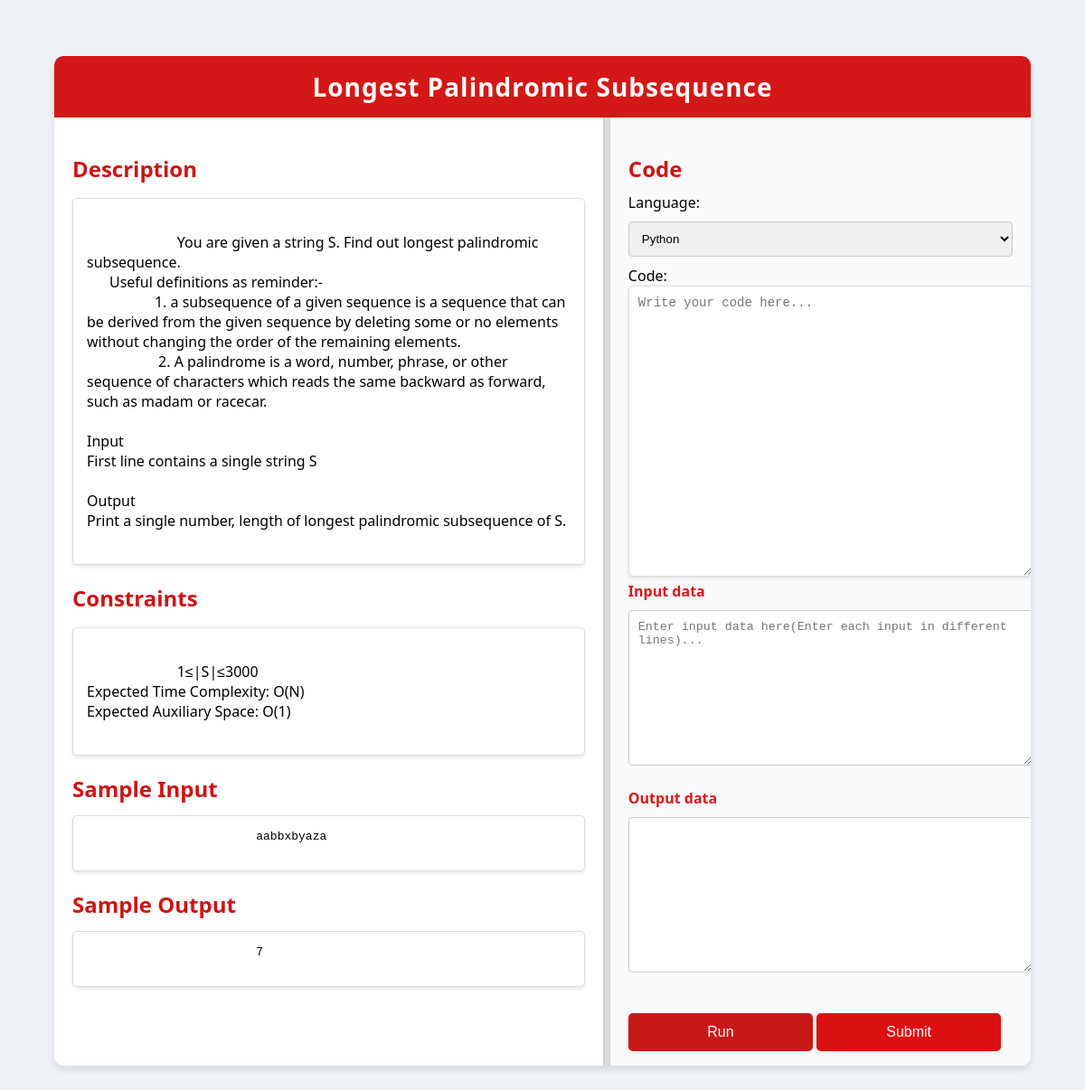
The app's page /problem/Longest Palindromic Subsequence/ (signed in) with its own data.
### home/models.py (models this page shows)
class question_details(models.Model):
  DIFFICULTY_CHOICES = [
      ('Easy', 'Easy'),
      ('Medium', 'Medium'),
      ('Hard', 'Hard'),
  ]
  name = models.CharField(max_length=200)
  description = models.TextField()
  difficulty = models.CharField(max_length=10, choices=DIFFICULTY_CHOICES, default='Easy')
  sample_input = models.TextField()
  sample_output = models.TextField()
  constraints = models.TextField()

### home/views.py (the view)
# urls.py: path("problem/<str:name>/",problem_page,name="problem_page"),
@login_required
def problem_page(request, name):
    problem = get_object_or_404(question_details, name=name)
    form = CodeSubmissionForm()
    existing_submission = user_code_sub.objects.filter(user=request.user, question=problem).last()
    if existing_submission:
        form = CodeSubmissionForm(initial={
            'language': existing_submission.language,
            'code': existing_submission.code
        })
    context = {
        'form': form,
        'ques_name': problem.name,
        'desc': problem.description,
        'samp_in': problem.sample_input,
        'samp_out': problem.sample_output,
        'constraints': problem.constraints
    }
    return render(request, 'question_view.html', context)

### home/forms.py
class CodeSubmissionForm(forms.ModelForm):
    language = forms.ChoiceField(
        choices=LANGUAGE_CHOICES,
        widget=forms.Select(attrs={'class': 'form-control'})
    )
    code = forms.CharField(
        widget=forms.Textarea(attrs={
            'class': 'code-editor',
            'placeholder': 'Write your code here...'
        })
    )
    input_data = forms.CharField(
        required=False,
        widget=forms.Textarea(attrs={
            'class': 'form-control',
            'placeholder': 'Enter input data here(Enter each input in different lines)...'
        })
    )
    output_data = forms.CharField(
        required=False,
        widget=forms.Textarea(attrs={'class': 'form-control'})
    )
    class Meta:
        model = CodeSubmission
        fields = ["language", "code", "input_data", "output_data"]

### home/templates/question_view.html (shortened to what this page needs)
<!DOCTYPE html>
<html lang="en">
<head>
</head>
<body>
    <div class="container">
        <div class="header">
            <h1>{{ ques_name }}</h1>
        </div>
        <div class="content">
            <div class="left-column">
                <div class="section">
                    <h2>Description</h2>
                    <p id="description">
                        {{desc}}
                    </p>
                </div>
                <div class="section">
                    <h2>Constraints</h2>
                    <p id="constraints">
                        {{constraints}}
                    </p>
                </div>
                <div class="section">
                    <h2>Sample Input</h2>
                    <pre id="sample-input">
                        {{ samp_in }}
                    </pre>
                </div>
                <div class="section">
                    <h2>Sample Output</h2>
                    <pre id="sample-output">
                        {{ samp_out }}
                    </pre>
                </div>
            </div>
            <div class="resizer"></div>
            <div class="right-column">
                <h2>Code</h2>
                <form id="codeForm" method="post">
                    <div>
                        {{ form.language.label_tag }}
                        {{ form.language }}
                    </div>
                    <div>
                        {{ form.code.label_tag }}
                        {{ form.code }}
                    </div>
                    <div class="form-group">
                        <div>
                            <label for="{{ form.input_data.id_for_label }}">{{ form.input_data.label }}</label>
                            {{ form.input_data }}
                        </div>
                        <div>
                            <label for="{{ form.output_data.id_for_label }}">{{ form.output_data.label }}</label>
                            {{ form.output_data }}
                        </div>
                    </div>
                    <button type="button" class="run-button" onclick="submitForm('run')">Run</button>
                    <button type="button" class="submit-button" onclick="submitForm('submit')">Submit</button>
                </form>
            </div>
        </div>
    </div>
</body>
</html>

### home/templates/question_view.html (style rules this page uses)
body { font-family: 'Segoe UI', Tahoma, Geneva, Verdana, sans-serif; margin: 0; padding: 0; background-color: #eef2f7; height: 100vh; display: flex; justify-content: center; align-items: center; overflow: hidden; }
.container { width: 90%; height: 90%; background: white; box-shadow: 0 4px 8px rgba(0, 0, 0, 0.1); display: flex; flex-direction: column; border-radius: 10px; overflow: hidden; }
.header { display: flex; justify-content: center; align-items: center; padding: 15px; background-color: #d41717; color: white; }
.header h1 { margin: 0; font-size: 28px; letter-spacing: 1px; }
.content { display: flex; flex: 1; overflow: hidden; }
.left-column, .right-column { padding: 20px; box-sizing: border-box; height: 100%; overflow-y: auto; transition: all 0.3s ease; }
.left-column { flex: 2; border-right: 1px solid #ddd; }
.right-column { flex: 1.5; background-color: #f9fafb; }
.resizer { width: 5px; cursor: ew-resize; background-color: #ddd; border-left: 1px solid #ccc; border-right: 1px solid #ccc; }
h2 { color: #ce1414; margin-bottom: 10px; }
.section { margin-bottom: 20px; }
.section p, .section pre { background: #fff; padding: 15px; border: 1px solid #ddd; border-radius: 5px; white-space: pre-wrap; box-shadow: 0 2px 4px rgba(0, 0, 0, 0.1); }
.form-control { width: 100%; padding: 10px; margin: 10px 0; border: 1px solid #ccc; border-radius: 4px; }
.code-editor { width: 100%; height: 300px; padding: 10px; font-family: 'Courier New', Courier, monospace; font-size: 14px; border: 1px solid #ddd; border-radius: 5px; background: #fff; box-shadow: 0 2px 4px rgba(0, 0, 0, 0.1); }
.run-button, .submit-button { display: inline-block; width: 48%; padding: 12px; background-color: #db1111; color: white; border: none; border-radius: 5px; font-size: 16px; cursor: pointer; margin-top: 10px; text-align: center; box-shadow: 0 2px 4px rgba(0, 0, 0, 0.1); transition: background-color 0.3s ease; }
.run-button { background-color: #c81919; }
.form-group { margin-bottom: 20px; }
.form-group label { font-weight: bold; color: #d9161d; }
.form-group div { margin-bottom: 10px; }

### records on screen
question_details: name "Longest Palindromic Subsequence", description "You are given a string S. Find out longest palindromic subsequence. Useful definitions as reminder:- 1. a subsequence of a given sequence is a sequence that can be derived from the given sequence by deleting some or no elements without changing the order of the remaining elements. 2. A palindrome is a word, number, phrase, or other sequence of characters which reads the same backward as forward, such as madam or racecar. Input First line contains a single string S Output Print a single number, length of longest palindromic subsequence of S.", constraints "1≤|S|≤3000 Expected Time Complexity: O(N) Expected Auxiliary Space: O(1)", sample_input "aabbxbyaza"

### other values on screen
{{ samp_out }} "7"
